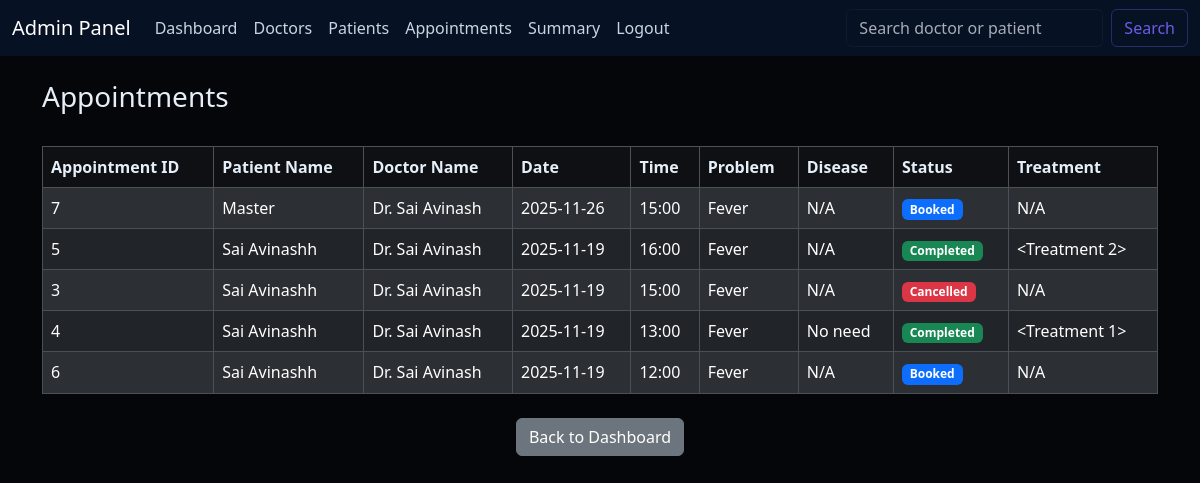
The page /admin/appointments (signed in) on the database as committed earlier.
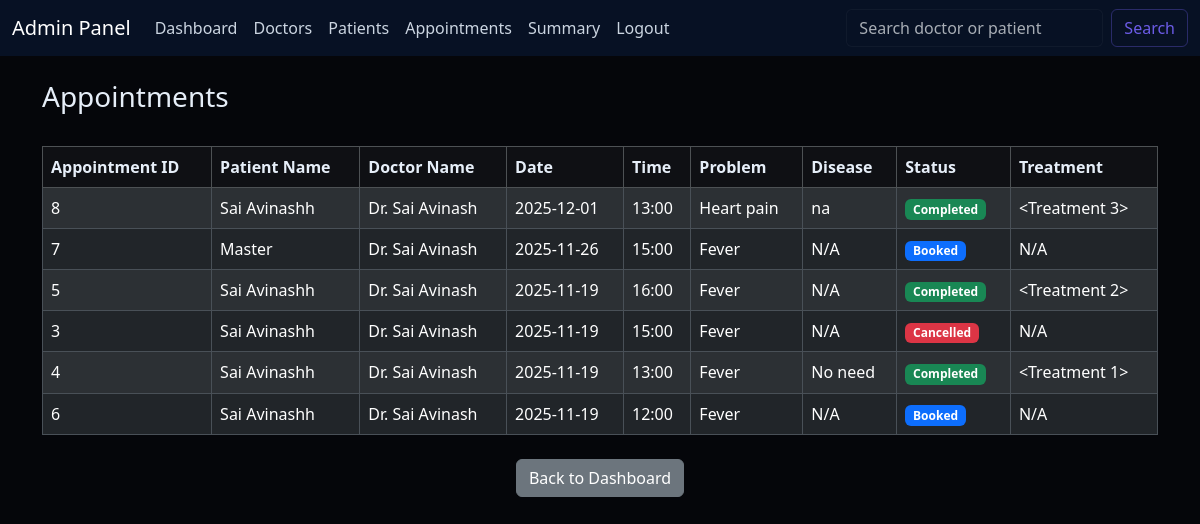
The same page on the database as committed later.
### models.py (models this page shows)
class Appointment(db.Model):
    id = db.Column(db.Integer, primary_key=True)
    doctor_id = db.Column(db.Integer, db.ForeignKey('doctor.id'), nullable=False)
    patient_id = db.Column(db.Integer, db.ForeignKey('patient.id'), nullable=False)
    date = db.Column(db.Date, nullable=False)
    time = db.Column(db.Time, nullable=False)
    problem = db.Column(db.String(300), nullable=True)
    status = db.Column(db.Enum(AppointmentStatus), default=AppointmentStatus.BOOKED, nullable=False)
    remarks = db.Column(db.Text, nullable=True)
    rating = db.Column(db.Integer, nullable=True)
    treatment = db.relationship('Treatment', backref='appointment', uselist=False)

class User(UserMixin, db.Model):
    id = db.Column(db.Integer, primary_key=True)
    username = db.Column(db.String(50), unique=True, nullable=False)
    name = db.Column(db.String(50), nullable=False)
    email = db.Column(db.String(50), unique=True, nullable=False)
    password = db.Column(db.String(200), nullable=False)  # hashed passwords are long
    role = db.Column(db.String(20), nullable=False)  # Admin / Doctor / Patient
    doctor_profile = db.relationship('Doctor', backref='user', uselist=False)
    patient_profile = db.relationship('Patient', backref='user', uselist=False)

class Treatment(db.Model):
    id = db.Column(db.Integer, primary_key=True)
    appointment_id = db.Column(db.Integer, db.ForeignKey('appointment.id'), nullable=False)
    disease = db.Column(db.Text, nullable=False)
    diagnosis = db.Column(db.Text, nullable=True)
    prescription = db.Column(db.Text, nullable=True)
    notes = db.Column(db.Text, nullable=True)

### routes/admin.py (the view)
@admin_bp.route('/appointments')
@login_required
def view_appt():
    if current_user.role != 'Admin':
        flash('Access Denied', 'danger')
        return redirect(url_for('login'))
    all_appointments = Appointment.query.options(
        joinedload(Appointment.patient).joinedload(Patient.user),
        joinedload(Appointment.doctor).joinedload(Doctor.user),
        joinedload(Appointment.treatment)
    ).order_by(Appointment.date.desc(), Appointment.time.desc()).all()
    return render_template('admin/appts.html', appointments=all_appointments)

### app.py (called while the page is built)
@login_manager.user_loader
def load_user(user_id):
    return User.query.get(int(user_id))

### templates/admin/appts.html (shortened to what this page needs)
{% extends "admin/base.html" %}
{% block content %}
<h3 class="mt-4">Appointments</h3>
<br>
<table class="table table-bordered table-striped">
    <thead class="table-dark">
        <tr>
            <th>Appointment ID</th>
            <th>Patient Name</th>
            <th>Doctor Name</th>
            <th>Date</th>
            <th>Time</th>
            <th>Problem</th>
            <th>Disease</th>
            <th>Status</th>
            <th>Treatment</th>
        </tr>
    </thead>
    <tbody>
        {% if appointments %}
            {% for appt in appointments %}
                <tr>
                    <td>{{ appt.id }}</td>
                    <td>{{ appt.patient.user.name }}</td>
                    <td>Dr. {{ appt.doctor.user.name }}</td>
                    <td>{{ appt.date.strftime('%Y-%m-%d') }}</td>
                    <td>{{ appt.time.strftime('%H:%M') }}</td>
                    <td>{{ appt.problem or 'N/A' }}</td>
                    <td>{{ appt.treatment.disease if appt.treatment else 'N/A' }}</td>
                    <td>
                        <span class="badge
                            {% if appt.status.value == 'Cancelled' %}bg-danger
                            {% elif appt.status.value == 'Completed' %}bg-success
                            {% else %}bg-primary
                            {% endif %}">
                            {{ appt.status.value }}
                        </span>
                    </td>
                    <td>{{ appt.treatment if appt.treatment else 'N/A' }}</td>
                </tr>
            {% endfor %}
        {% else %}
            <tr>
                <td colspan="9" class="text-center">No appointments found.</td>
            </tr>
        {% endif %}
    </tbody>
</table>
<div class="text-center mt-4">
    <a href="{{ url_for('admin.dashboard') }}" class="btn btn-secondary">Back to Dashboard</a>
</div>
{% endblock %}

Rows that differ between the two databases and show on the page:
added Appointment: id "8", patient.user.name "Sai Avinashh", doctor.user.name "Sai Avinash", date "2025-12-01", time "13:00", problem "Heart pain", treatment "na", status.value "Completed", treatment "<Treatment 3>"
